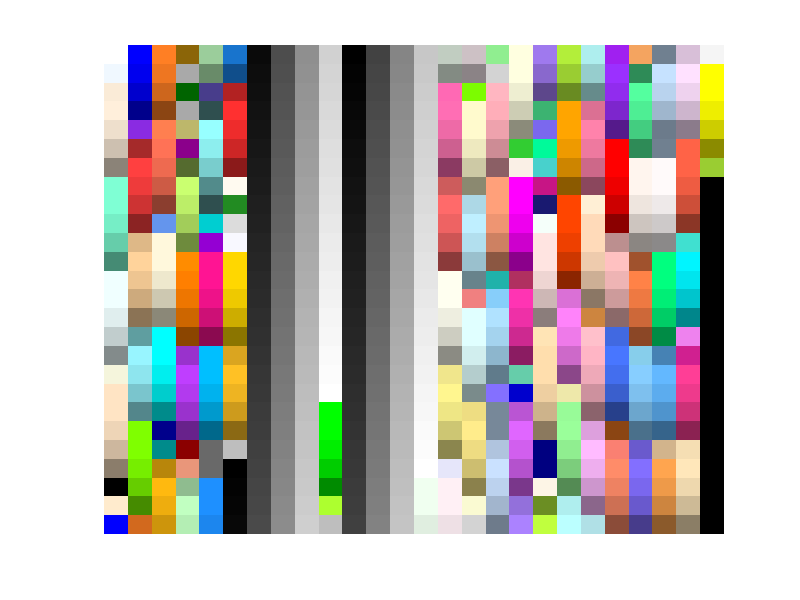

This figure's MATLAB source: (Note: this script raises an error after producing the figure.)
function [rgb] = colors(name)

% [rgb] = colors(name)
% 
% return the RGB triplet for a named color
% names are taken from the 657 default colors from R (colors())
%
% colors(list) returns the list of all names
% 
% colors or colors('gallery')
%
% opens an interactive window to select a color.
%
%

% v0. Max 2016

if nargin == 0
    name = 'gallery';
end

cols = {
    'white'	255	255	255
    'aliceblue'	240	248	255
    'antiquewhite'	250	235	215
    'antiquewhite1'	255	239	219
    'antiquewhite2'	238	223	204
    'antiquewhite3'	205	192	176
    'antiquewhite4'	139	131	120
    'aquamarine'	127	255	212
    'aquamarine1'	127	255	212
    'aquamarine2'	118	238	198
    'aquamarine3'	102	205	170
    'aquamarine4'	69	139	116
    'azure'	240	255	255
    'azure1'	240	255	255
    'azure2'	224	238	238
    'azure3'	193	205	205
    'azure4'	131	139	139
    'beige'	245	245	220
    'bisque'	255	228	196
    'bisque1'	255	228	196
    'bisque2'	238	213	183
    'bisque3'	205	183	158
    'bisque4'	139	125	107
    'black'	0	0	0
    'blanchedalmond'	255	235	205
    'blue'	0	0	255
    'blue1'	0	0	255
    'blue2'	0	0	238
    'blue3'	0	0	205
    'blue4'	0	0	139
    'blueviolet'	138	43	226
    'brown'	165	42	42
    'brown1'	255	64	64
    'brown2'	238	59	59
    'brown3'	205	51	51
    'brown4'	139	35	35
    'burlywood'	222	184	135
    'burlywood1'	255	211	155
    'burlywood2'	238	197	145
    'burlywood3'	205	170	125
    'burlywood4'	139	115	85
    'cadetblue'	95	158	160
    'cadetblue1'	152	245	255
    'cadetblue2'	142	229	238
    'cadetblue3'	122	197	205
    'cadetblue4'	83	134	139
    'chartreuse'	127	255	0
    'chartreuse1'	127	255	0
    'chartreuse2'	118	238	0
    'chartreuse3'	102	205	0
    'chartreuse4'	69	139	0
    'chocolate'	210	105	30
    'chocolate1'	255	127	36
    'chocolate2'	238	118	33
    'chocolate3'	205	102	29
    'chocolate4'	139	69	19
    'coral'	255	127	80
    'coral1'	255	114	86
    'coral2'	238	106	80
    'coral3'	205	91	69
    'coral4'	139	62	47
    'cornflowerblue'	100	149	237
    'cornsilk'	255	248	220
    'cornsilk1'	255	248	220
    'cornsilk2'	238	232	205
    'cornsilk3'	205	200	177
    'cornsilk4'	139	136	120
    'cyan'	0	255	255
    'cyan1'	0	255	255
    'cyan2'	0	238	238
    'cyan3'	0	205	205
    'cyan4'	0	139	139
    'darkblue'	0	0	139
    'darkcyan'	0	139	139
    'darkgoldenrod'	184	134	11
    'darkgoldenrod1'	255	185	15
    'darkgoldenrod2'	238	173	14
    'darkgoldenrod3'	205	149	12
    'darkgoldenrod4'	139	101	8
    'darkgray'	169	169	169
    'darkgreen'	0	100	0
    'darkgrey'	169	169	169
    'darkkhaki'	189	183	107
    'darkmagenta'	139	0	139
    'darkolivegreen'	85	107	47
    'darkolivegreen1'	202	255	112
    'darkolivegreen2'	188	238	104
    'darkolivegreen3'	162	205	90
    'darkolivegreen4'	110	139	61
    'darkorange'	255	140	0
    'darkorange1'	255	127	0
    'darkorange2'	238	118	0
    'darkorange3'	205	102	0
    'darkorange4'	139	69	0
    'darkorchid'	153	50	204
    'darkorchid1'	191	62	255
    'darkorchid2'	178	58	238
    'darkorchid3'	154	50	205
    'darkorchid4'	104	34	139
    'darkred'	139	0	0
    'darksalmon'	233	150	122
    'darkseagreen'	143	188	143
    'darkseagreen1'	193	255	193
    'darkseagreen2'	180	238	180
    'darkseagreen3'	155	205	155
    'darkseagreen4'	105	139	105
    'darkslateblue'	72	61	139
    'darkslategray'	47	79	79
    'darkslategray1'	151	255	255
    'darkslategray2'	141	238	238
    'darkslategray3'	121	205	205
    'darkslategray4'	82	139	139
    'darkslategrey'	47	79	79
    'darkturquoise'	0	206	209
    'darkviolet'	148	0	211
    'deeppink'	255	20	147
    'deeppink1'	255	20	147
    'deeppink2'	238	18	137
    'deeppink3'	205	16	118
    'deeppink4'	139	10	80
    'deepskyblue'	0	191	255
    'deepskyblue1'	0	191	255
    'deepskyblue2'	0	178	238
    'deepskyblue3'	0	154	205
    'deepskyblue4'	0	104	139
    'dimgray'	105	105	105
    'dimgrey'	105	105	105
    'dodgerblue'	30	144	255
    'dodgerblue1'	30	144	255
    'dodgerblue2'	28	134	238
    'dodgerblue3'	24	116	205
    'dodgerblue4'	16	78	139
    'firebrick'	178	34	34
    'firebrick1'	255	48	48
    'firebrick2'	238	44	44
    'firebrick3'	205	38	38
    'firebrick4'	139	26	26
    'floralwhite'	255	250	240
    'forestgreen'	34	139	34
    'gainsboro'	220	220	220
    'ghostwhite'	248	248	255
    'gold'	255	215	0
    'gold1'	255	215	0
    'gold2'	238	201	0
    'gold3'	205	173	0
    'gold4'	139	117	0
    'goldenrod'	218	165	32
    'goldenrod1'	255	193	37
    'goldenrod2'	238	180	34
    'goldenrod3'	205	155	29
    'goldenrod4'	139	105	20
    'gray'	190	190	190
    'gray0'	0	0	0
    'gray1'	3	3	3
    'gray2'	5	5	5
    'gray3'	8	8	8
    'gray4'	10	10	10
    'gray5'	13	13	13
    'gray6'	15	15	15
    'gray7'	18	18	18
    'gray8'	20	20	20
    'gray9'	23	23	23
    'gray10'	26	26	26
    'gray11'	28	28	28
    'gray12'	31	31	31
    'gray13'	33	33	33
    'gray14'	36	36	36
    'gray15'	38	38	38
    'gray16'	41	41	41
    'gray17'	43	43	43
    'gray18'	46	46	46
    'gray19'	48	48	48
    'gray20'	51	51	51
    'gray21'	54	54	54
    'gray22'	56	56	56
    'gray23'	59	59	59
    'gray24'	61	61	61
    'gray25'	64	64	64
    'gray26'	66	66	66
    'gray27'	69	69	69
    'gray28'	71	71	71
    'gray29'	74	74	74
    'gray30'	77	77	77
    'gray31'	79	79	79
    'gray32'	82	82	82
    'gray33'	84	84	84
    'gray34'	87	87	87
    'gray35'	89	89	89
    'gray36'	92	92	92
    'gray37'	94	94	94
    'gray38'	97	97	97
    'gray39'	99	99	99
    'gray40'	102	102	102
    'gray41'	105	105	105
    'gray42'	107	107	107
    'gray43'	110	110	110
    'gray44'	112	112	112
    'gray45'	115	115	115
    'gray46'	117	117	117
    'gray47'	120	120	120
    'gray48'	122	122	122
    'gray49'	125	125	125
    'gray50'	127	127	127
    'gray51'	130	130	130
    'gray52'	133	133	133
    'gray53'	135	135	135
    'gray54'	138	138	138
    'gray55'	140	140	140
    'gray56'	143	143	143
    'gray57'	145	145	145
    'gray58'	148	148	148
    'gray59'	150	150	150
    'gray60'	153	153	153
    'gray61'	156	156	156
    'gray62'	158	158	158
    'gray63'	161	161	161
    'gray64'	163	163	163
    'gray65'	166	166	166
    'gray66'	168	168	168
    'gray67'	171	171	171
    'gray68'	173	173	173
    'gray69'	176	176	176
    'gray70'	179	179	179
    'gray71'	181	181	181
    'gray72'	184	184	184
    'gray73'	186	186	186
    'gray74'	189	189	189
    'gray75'	191	191	191
    'gray76'	194	194	194
    'gray77'	196	196	196
    'gray78'	199	199	199
    'gray79'	201	201	201
    'gray80'	204	204	204
    'gray81'	207	207	207
    'gray82'	209	209	209
    'gray83'	212	212	212
    'gray84'	214	214	214
    'gray85'	217	217	217
    'gray86'	219	219	219
    'gray87'	222	222	222
    'gray88'	224	224	224
    'gray89'	227	227	227
    'gray90'	229	229	229
    'gray91'	232	232	232
    'gray92'	235	235	235
    'gray93'	237	237	237
    'gray94'	240	240	240
    'gray95'	242	242	242
    'gray96'	245	245	245
    'gray97'	247	247	247
    'gray98'	250	250	250
    'gray99'	252	252	252
    'gray100'	255	255	255
    'green'	0	255	0
    'green1'	0	255	0
    'green2'	0	238	0
    'green3'	0	205	0
    'green4'	0	139	0
    'greenyellow'	173	255	47
    'grey'	190	190	190
    'grey0'	0	0	0
    'grey1'	3	3	3
    'grey2'	5	5	5
    'grey3'	8	8	8
    'grey4'	10	10	10
    'grey5'	13	13	13
    'grey6'	15	15	15
    'grey7'	18	18	18
    'grey8'	20	20	20
    'grey9'	23	23	23
    'grey10'	26	26	26
    'grey11'	28	28	28
    'grey12'	31	31	31
    'grey13'	33	33	33
    'grey14'	36	36	36
    'grey15'	38	38	38
    'grey16'	41	41	41
    'grey17'	43	43	43
    'grey18'	46	46	46
    'grey19'	48	48	48
    'grey20'	51	51	51
    'grey21'	54	54	54
    'grey22'	56	56	56
    'grey23'	59	59	59
    'grey24'	61	61	61
    'grey25'	64	64	64
    'grey26'	66	66	66
    'grey27'	69	69	69
    'grey28'	71	71	71
    'grey29'	74	74	74
    'grey30'	77	77	77
    'grey31'	79	79	79
    'grey32'	82	82	82
    'grey33'	84	84	84
    'grey34'	87	87	87
    'grey35'	89	89	89
    'grey36'	92	92	92
    'grey37'	94	94	94
    'grey38'	97	97	97
    'grey39'	99	99	99
    'grey40'	102	102	102
    'grey41'	105	105	105
    'grey42'	107	107	107
    'grey43'	110	110	110
    'grey44'	112	112	112
    'grey45'	115	115	115
    'grey46'	117	117	117
    'grey47'	120	120	120
    'grey48'	122	122	122
    'grey49'	125	125	125
    'grey50'	127	127	127
    'grey51'	130	130	130
    'grey52'	133	133	133
    'grey53'	135	135	135
    'grey54'	138	138	138
    'grey55'	140	140	140
    'grey56'	143	143	143
    'grey57'	145	145	145
    'grey58'	148	148	148
    'grey59'	150	150	150
    'grey60'	153	153	153
    'grey61'	156	156	156
    'grey62'	158	158	158
    'grey63'	161	161	161
    'grey64'	163	163	163
    'grey65'	166	166	166
    'grey66'	168	168	168
    'grey67'	171	171	171
    'grey68'	173	173	173
    'grey69'	176	176	176
    'grey70'	179	179	179
    'grey71'	181	181	181
    'grey72'	184	184	184
    'grey73'	186	186	186
    'grey74'	189	189	189
    'grey75'	191	191	191
    'grey76'	194	194	194
    'grey77'	196	196	196
    'grey78'	199	199	199
    'grey79'	201	201	201
    'grey80'	204	204	204
    'grey81'	207	207	207
    'grey82'	209	209	209
    'grey83'	212	212	212
    'grey84'	214	214	214
    'grey85'	217	217	217
    'grey86'	219	219	219
    'grey87'	222	222	222
    'grey88'	224	224	224
    'grey89'	227	227	227
    'grey90'	229	229	229
    'grey91'	232	232	232
    'grey92'	235	235	235
    'grey93'	237	237	237
    'grey94'	240	240	240
    'grey95'	242	242	242
    'grey96'	245	245	245
    'grey97'	247	247	247
    'grey98'	250	250	250
    'grey99'	252	252	252
    'grey100'	255	255	255
    'honeydew'	240	255	240
    'honeydew1'	240	255	240
    'honeydew2'	224	238	224
    'honeydew3'	193	205	193
    'honeydew4'	131	139	131
    'hotpink'	255	105	180
    'hotpink1'	255	110	180
    'hotpink2'	238	106	167
    'hotpink3'	205	96	144
    'hotpink4'	139	58	98
    'indianred'	205	92	92
    'indianred1'	255	106	106
    'indianred2'	238	99	99
    'indianred3'	205	85	85
    'indianred4'	139	58	58
    'ivory'	255	255	240
    'ivory1'	255	255	240
    'ivory2'	238	238	224
    'ivory3'	205	205	193
    'ivory4'	139	139	131
    'khaki'	240	230	140
    'khaki1'	255	246	143
    'khaki2'	238	230	133
    'khaki3'	205	198	115
    'khaki4'	139	134	78
    'lavender'	230	230	250
    'lavenderblush'	255	240	245
    'lavenderblush1'	255	240	245
    'lavenderblush2'	238	224	229
    'lavenderblush3'	205	193	197
    'lavenderblush4'	139	131	134
    'lawngreen'	124	252	0
    'lemonchiffon'	255	250	205
    'lemonchiffon1'	255	250	205
    'lemonchiffon2'	238	233	191
    'lemonchiffon3'	205	201	165
    'lemonchiffon4'	139	137	112
    'lightblue'	173	216	230
    'lightblue1'	191	239	255
    'lightblue2'	178	223	238
    'lightblue3'	154	192	205
    'lightblue4'	104	131	139
    'lightcoral'	240	128	128
    'lightcyan'	224	255	255
    'lightcyan1'	224	255	255
    'lightcyan2'	209	238	238
    'lightcyan3'	180	205	205
    'lightcyan4'	122	139	139
    'lightgoldenrod'	238	221	130
    'lightgoldenrod1'	255	236	139
    'lightgoldenrod2'	238	220	130
    'lightgoldenrod3'	205	190	112
    'lightgoldenrod4'	139	129	76
    'lightgoldenrodyellow'	250	250	210
    'lightgray'	211	211	211
    'lightgreen'	144	238	144
    'lightgrey'	211	211	211
    'lightpink'	255	182	193
    'lightpink1'	255	174	185
    'lightpink2'	238	162	173
    'lightpink3'	205	140	149
    'lightpink4'	139	95	101
    'lightsalmon'	255	160	122
    'lightsalmon1'	255	160	122
    'lightsalmon2'	238	149	114
    'lightsalmon3'	205	129	98
    'lightsalmon4'	139	87	66
    'lightseagreen'	32	178	170
    'lightskyblue'	135	206	250
    'lightskyblue1'	176	226	255
    'lightskyblue2'	164	211	238
    'lightskyblue3'	141	182	205
    'lightskyblue4'	96	123	139
    'lightslateblue'	132	112	255
    'lightslategray'	119	136	153
    'lightslategrey'	119	136	153
    'lightsteelblue'	176	196	222
    'lightsteelblue1'	202	225	255
    'lightsteelblue2'	188	210	238
    'lightsteelblue3'	162	181	205
    'lightsteelblue4'	110	123	139
    'lightyellow'	255	255	224
    'lightyellow1'	255	255	224
    'lightyellow2'	238	238	209
    'lightyellow3'	205	205	180
    'lightyellow4'	139	139	122
    'limegreen'	50	205	50
    'linen'	250	240	230
    'magenta'	255	0	255
    'magenta1'	255	0	255
    'magenta2'	238	0	238
    'magenta3'	205	0	205
    'magenta4'	139	0	139
    'maroon'	176	48	96
    'maroon1'	255	52	179
    'maroon2'	238	48	167
    'maroon3'	205	41	144
    'maroon4'	139	28	98
    'mediumaquamarine'	102	205	170
    'mediumblue'	0	0	205
    'mediumorchid'	186	85	211
    'mediumorchid1'	224	102	255
    'mediumorchid2'	209	95	238
    'mediumorchid3'	180	82	205
    'mediumorchid4'	122	55	139
    'mediumpurple'	147	112	219
    'mediumpurple1'	171	130	255
    'mediumpurple2'	159	121	238
    'mediumpurple3'	137	104	205
    'mediumpurple4'	93	71	139
    'mediumseagreen'	60	179	113
    'mediumslateblue'	123	104	238
    'mediumspringgreen'	0	250	154
    'mediumturquoise'	72	209	204
    'mediumvioletred'	199	21	133
    'midnightblue'	25	25	112
    'mintcream'	245	255	250
    'mistyrose'	255	228	225
    'mistyrose1'	255	228	225
    'mistyrose2'	238	213	210
    'mistyrose3'	205	183	181
    'mistyrose4'	139	125	123
    'moccasin'	255	228	181
    'navajowhite'	255	222	173
    'navajowhite1'	255	222	173
    'navajowhite2'	238	207	161
    'navajowhite3'	205	179	139
    'navajowhite4'	139	121	94
    'navy'	0	0	128
    'navyblue'	0	0	128
    'oldlace'	253	245	230
    'olivedrab'	107	142	35
    'olivedrab1'	192	255	62
    'olivedrab2'	179	238	58
    'olivedrab3'	154	205	50
    'olivedrab4'	105	139	34
    'orange'	255	165	0
    'orange1'	255	165	0
    'orange2'	238	154	0
    'orange3'	205	133	0
    'orange4'	139	90	0
    'orangered'	255	69	0
    'orangered1'	255	69	0
    'orangered2'	238	64	0
    'orangered3'	205	55	0
    'orangered4'	139	37	0
    'orchid'	218	112	214
    'orchid1'	255	131	250
    'orchid2'	238	122	233
    'orchid3'	205	105	201
    'orchid4'	139	71	137
    'palegoldenrod'	238	232	170
    'palegreen'	152	251	152
    'palegreen1'	154	255	154
    'palegreen2'	144	238	144
    'palegreen3'	124	205	124
    'palegreen4'	84	139	84
    'paleturquoise'	175	238	238
    'paleturquoise1'	187	255	255
    'paleturquoise2'	174	238	238
    'paleturquoise3'	150	205	205
    'paleturquoise4'	102	139	139
    'palevioletred'	219	112	147
    'palevioletred1'	255	130	171
    'palevioletred2'	238	121	159
    'palevioletred3'	205	104	137
    'palevioletred4'	139	71	93
    'papayawhip'	255	239	213
    'peachpuff'	255	218	185
    'peachpuff1'	255	218	185
    'peachpuff2'	238	203	173
    'peachpuff3'	205	175	149
    'peachpuff4'	139	119	101
    'peru'	205	133	63
    'pink'	255	192	203
    'pink1'	255	181	197
    'pink2'	238	169	184
    'pink3'	205	145	158
    'pink4'	139	99	108
    'plum'	221	160	221
    'plum1'	255	187	255
    'plum2'	238	174	238
    'plum3'	205	150	205
    'plum4'	139	102	139
    'powderblue'	176	224	230
    'purple'	160	32	240
    'purple1'	155	48	255
    'purple2'	145	44	238
    'purple3'	125	38	205
    'purple4'	85	26	139
    'red'	255	0	0
    'red1'	255	0	0
    'red2'	238	0	0
    'red3'	205	0	0
    'red4'	139	0	0
    'rosybrown'	188	143	143
    'rosybrown1'	255	193	193
    'rosybrown2'	238	180	180
    'rosybrown3'	205	155	155
    'rosybrown4'	139	105	105
    'royalblue'	65	105	225
    'royalblue1'	72	118	255
    'royalblue2'	67	110	238
    'royalblue3'	58	95	205
    'royalblue4'	39	64	139
    'saddlebrown'	139	69	19
    'salmon'	250	128	114
    'salmon1'	255	140	105
    'salmon2'	238	130	98
    'salmon3'	205	112	84
    'salmon4'	139	76	57
    'sandybrown'	244	164	96
    'seagreen'	46	139	87
    'seagreen1'	84	255	159
    'seagreen2'	78	238	148
    'seagreen3'	67	205	128
    'seagreen4'	46	139	87
    'seashell'	255	245	238
    'seashell1'	255	245	238
    'seashell2'	238	229	222
    'seashell3'	205	197	191
    'seashell4'	139	134	130
    'sienna'	160	82	45
    'sienna1'	255	130	71
    'sienna2'	238	121	66
    'sienna3'	205	104	57
    'sienna4'	139	71	38
    'skyblue'	135	206	235
    'skyblue1'	135	206	255
    'skyblue2'	126	192	238
    'skyblue3'	108	166	205
    'skyblue4'	74	112	139
    'slateblue'	106	90	205
    'slateblue1'	131	111	255
    'slateblue2'	122	103	238
    'slateblue3'	105	89	205
    'slateblue4'	71	60	139
    'slategray'	112	128	144
    'slategray1'	198	226	255
    'slategray2'	185	211	238
    'slategray3'	159	182	205
    'slategray4'	108	123	139
    'slategrey'	112	128	144
    'snow'	255	250	250
    'snow1'	255	250	250
    'snow2'	238	233	233
    'snow3'	205	201	201
    'snow4'	139	137	137
    'springgreen'	0	255	127
    'springgreen1'	0	255	127
    'springgreen2'	0	238	118
    'springgreen3'	0	205	102
    'springgreen4'	0	139	69
    'steelblue'	70	130	180
    'steelblue1'	99	184	255
    'steelblue2'	92	172	238
    'steelblue3'	79	148	205
    'steelblue4'	54	100	139
    'tan'	210	180	140
    'tan1'	255	165	79
    'tan2'	238	154	73
    'tan3'	205	133	63
    'tan4'	139	90	43
    'thistle'	216	191	216
    'thistle1'	255	225	255
    'thistle2'	238	210	238
    'thistle3'	205	181	205
    'thistle4'	139	123	139
    'tomato'	255	99	71
    'tomato1'	255	99	71
    'tomato2'	238	92	66
    'tomato3'	205	79	57
    'tomato4'	139	54	38
    'turquoise'	64	224	208
    'turquoise1'	0	245	255
    'turquoise2'	0	229	238
    'turquoise3'	0	197	205
    'turquoise4'	0	134	139
    'violet'	238	130	238
    'violetred'	208	32	144
    'violetred1'	255	62	150
    'violetred2'	238	58	140
    'violetred3'	205	50	120
    'violetred4'	139	34	82
    'wheat'	245	222	179
    'wheat1'	255	231	186
    'wheat2'	238	216	174
    'wheat3'	205	186	150
    'wheat4'	139	126	102
    'whitesmoke'	245	245	245
    'yellow'	255	255	0
    'yellow1'	255	255	0
    'yellow2'	238	238	0
    'yellow3'	205	205	0
    'yellow4'	139	139	0
    'yellowgreen'	154	205	50
    };
cols(:,2:end) = cellfun(@(x)x/255,cols(:,2:end),'uniformoutput',0);

if strcmp(name,'list')
    rgb = cols(:,1);
    return
elseif strcmp(name,'gallery')
    allcols = cell2mat(cols(:,2:end));
    s = size(allcols);
    [r,c,n] = num2rowcol(s(1));
    allcols = padarray(allcols,[n,0],NaN,'post');
    allcols = reshape(allcols,r,c,[]);
    figure(158866);clf
    set(gcf,'numbertitle','off','name','colors','menuBar','none')
    h = imagesc(allcols);
    axis off
    set(h,'UserData',cols);
    h = datacursormode(gcf);
    set(h,'enable','on','updatefcn',@datatxt);
    return
end

if iscellstr(name)
    name = name(:);
    rgb = cell2mat(cellfun(@(x)cell2mat(cols(strcmp(cols(:,1),x),2:end)),name,'uniformoutput',0));
else
    rgb = cell2mat(cols(strcmp(cols(:,1),name),2:end));
end

function [row, col,n] = num2rowcol(num,R)
% 
% [row col, n] = num2rowcol(num[,R])
% 
% give me the right number of rows and columns for a subplot that will
% incorporate num axes with an approximate square look.
% n is the number of subplots we'll be missing to use all axes
%
% if R is provided, it is the approximate ratio col/row

if not(exist('R','var'))
    R = 1;
end
col =ceil(sqrt( num .* R ));
row = ceil(col./R);
n = col * row - num;

if nargout == 0
    disp([row(:) col(:)])
    clear row col
end

function output_txt = datatxt(~,event_obj)
% ~            Currently not used (empty)
% event_obj    Object containing event data structure
% output_txt   Data cursor text (string or cell array 
%              of strings)

cols = get(event_obj.Target,'UserData');
CData = get(event_obj.Target,'CData');
pos = event_obj.Position;
col = reshape(CData(pos(2),pos(1),:),1,[]);
c = cell2mat(cols(:,2:end));
nm = cols(all(bsxfun(@eq,col,c),2),1);

if not(isempty(nm))
    output_txt = [nm
                ['RGB: ' num2str(col)]];
else
    output_txt = '';
end

disp(output_txt)


